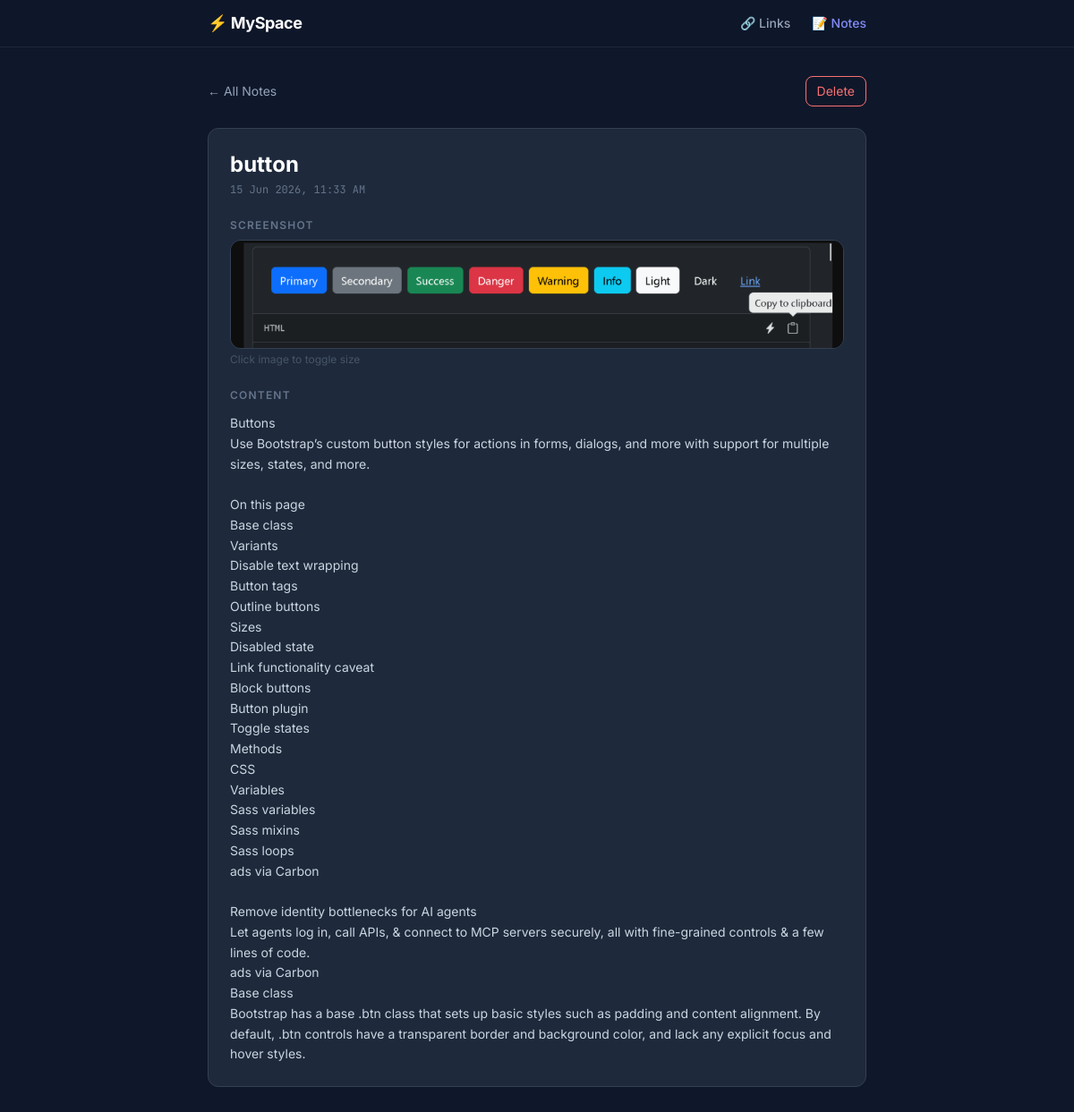
Page /notes/2/ on the committed database.
### notes/models.py (models this page shows, shortened)
class Note(models.Model):
    title = models.CharField(max_length=200)
    content = models.TextField()
    screenshot = models.ImageField(upload_to='screenshots/', blank=True, null=True)
    created_at = models.DateTimeField(auto_now_add=True)
    updated_at = models.DateTimeField(auto_now=True)
    class Meta:
        ordering = ['-created_at']

### notes/views.py (the view)
# urls.py: path('<int:pk>/', views.note_detail, name='note_detail'),
def note_detail(request, pk):
    note = get_object_or_404(Note, pk=pk)
    extra_images = note.images.all()
    return render(request, 'notes/detail.html', {'note': note, 'extra_images': extra_images})

### templates/notes/detail.html (shortened to what this page needs)
{% extends 'base.html' %}
{% block content %}
<div class="flex items-center justify-between mb-6">
  <a href="{% url 'note_list' %}" class="text-slate-400 hover:text-white transition-colors text-sm">← All Notes</a>
  <form method="POST" action="{% url 'note_delete' note.pk %}" onsubmit="return confirm('Delete this note?')">
    <button type="submit" class="btn-danger text-sm px-3 py-1.5 rounded-lg transition-colors">Delete</button>
  </form>
</div>
<div class="card rounded-xl p-6">
  <h1 class="text-2xl font-bold text-white mb-1">{{ note.title }}</h1>
  <p class="text-xs text-slate-500 font-mono mb-6">{{ note.created_at|date:"d M Y, g:i A" }}</p>
  {% if note.screenshot %}
  <div class="mb-6">
    <p class="text-xs font-semibold text-slate-500 uppercase tracking-widest mb-2">Screenshot</p>
    <img src="{{ note.screenshot.url }}" alt="Screenshot"
         class="rounded-xl border border-slate-700 max-w-full cursor-pointer"
         onclick="this.classList.toggle('max-w-full'); this.classList.toggle('w-full')"/>
    <p class="text-xs text-slate-600 mt-1">Click image to toggle size</p>
  </div>
  {% endif %}
  <div>
    <p class="text-xs font-semibold text-slate-500 uppercase tracking-widest mb-3">Content</p>
    <div class="text-slate-300 leading-relaxed whitespace-pre-wrap text-sm">{{ note.content }}</div>
  </div>
</div>
{% endblock %}

### templates/base.html (style rules this page uses)
body { background-color: #0f172a; color: #e2e8f0; }
.card { background: #1e293b; border: 1px solid #334155; }
.btn-danger { background: transparent; color: #f87171; border: 1px solid #f87171; }

### rows in the picture
Note: title "button", created_at "15 Jun 2026, 11:33 AM", screenshot (picture), content "Buttons Use Bootstrap’s custom button styles for actions in forms, dialogs, and more with support for multiple sizes, states, and more. On this page Base class Variants Disable text wrapping Button tags Outline buttons Sizes Disabled state Link functionality caveat Block buttons Button plugin Toggle states Methods CSS Variables Sass variables Sass mixins Sass loops ads via Carbon Remove identity bottlenecks for AI agents Let agents log in, call APIs, & connect to MCP servers securely, all with fine-grained controls & a few lines of code. ads via Carbon Base class Bootstrap has a base .btn class that sets up basic styles such as padding and content alignment. By default, .btn controls have a…"
